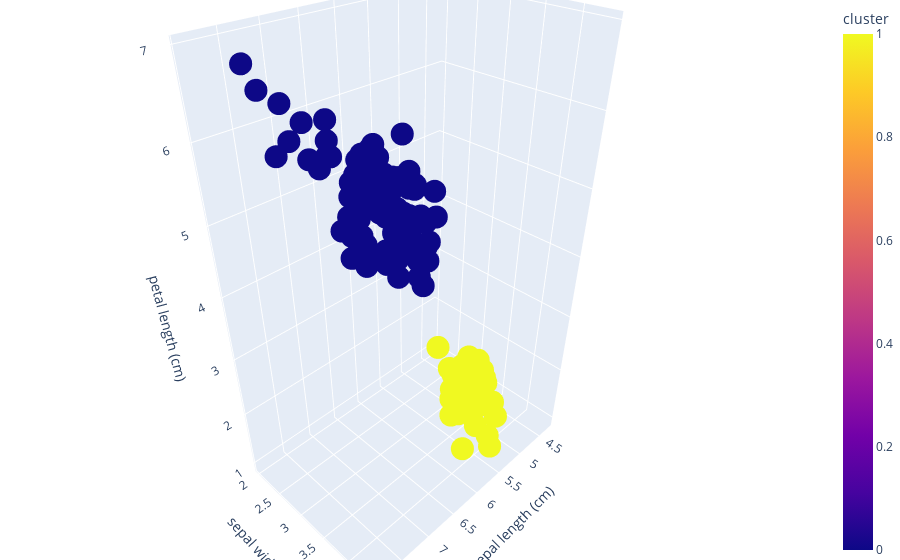

The notebook cell saved with this chart:
### Code cell
fig = px.scatter_3d(
    df,
    x="sepal length (cm)",
    y="sepal width (cm)",
    z="petal length (cm)",
    color='cluster',  # cluster labels from KMeans
    hover_data=["sepal length (cm)", "sepal width (cm)", "petal length (cm)", "petal width (cm)", "species"],
    category_orders={"cluster": range(0, 2)}  # since k=2
)

fig.update_layout(margin=dict(l=0, r=0, b=0, t=0))
fig.show()

### Figure 1 — Plotly figure (JSON) as saved in the notebook; plotly's stock layout.template omitted (floating-point values rounded to 4 significant figures; data arrays with more than 128 entries replaced by an {"elided": "..."} marker saying what was removed)
{"data": [{"customdata": {"elided": "150x2 float values"}, "hovertemplate": "sepal length (cm)=%{x}<br>sepal width (cm)=%{y}<br>petal length (cm)=%{z}<br>petal width (cm)=%{customdata[0]}<br>species=%{customdata[1]}<br>cluster=%{marker.color}<extra></extra>", "legendgroup": "", "marker": {"color": {"elided": "150 int values"}, "coloraxis": "coloraxis", "symbol": "circle"}, "mode": "markers", "name": "", "scene": "scene", "showlegend": false, "type": "scatter3d", "x": {"elided": "150 float values"}, "y": {"elided": "150 float values"}, "z": {"elided": "150 float values"}}], "layout": {"coloraxis": {"colorbar": {"title": {"text": "cluster"}}, "colorscale": [[0, "#0d0887"], [0.1111, "#46039f"], [0.2222, "#7201a8"], [0.3333, "#9c179e"], [0.4444, "#bd3786"], [0.5556, "#d8576b"], [0.6667, "#ed7953"], [0.7778, "#fb9f3a"], [0.8889, "#fdca26"], [1, "#f0f921"]]}, "legend": {"tracegroupgap": 0}, "margin": {"b": 0, "l": 0, "r": 0, "t": 0}, "scene": {"domain": {"x": [0, 1], "y": [0, 1]}, "xaxis": {"title": {"text": "sepal length (cm)"}}, "yaxis": {"title": {"text": "sepal width (cm)"}}, "zaxis": {"title": {"text": "petal length (cm)"}}}}}
